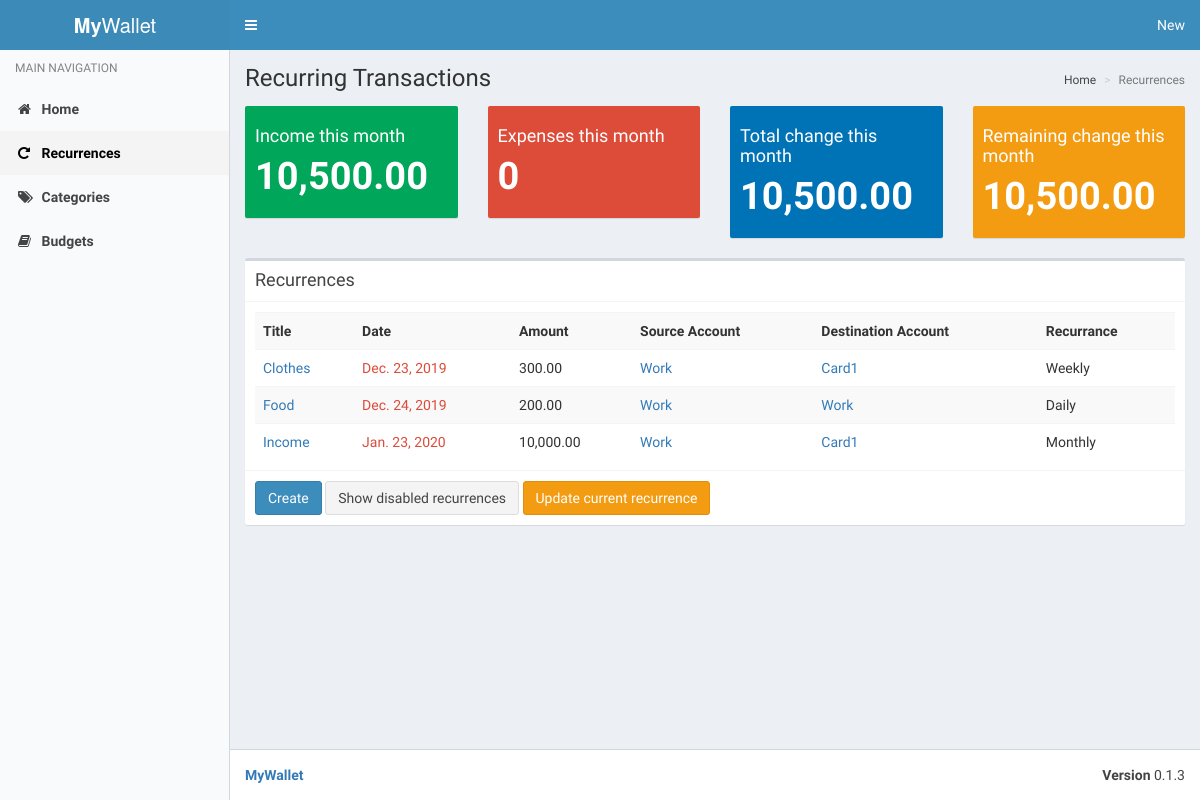
/recurrences/ (signed in), run on an earlier commit of the app's database.
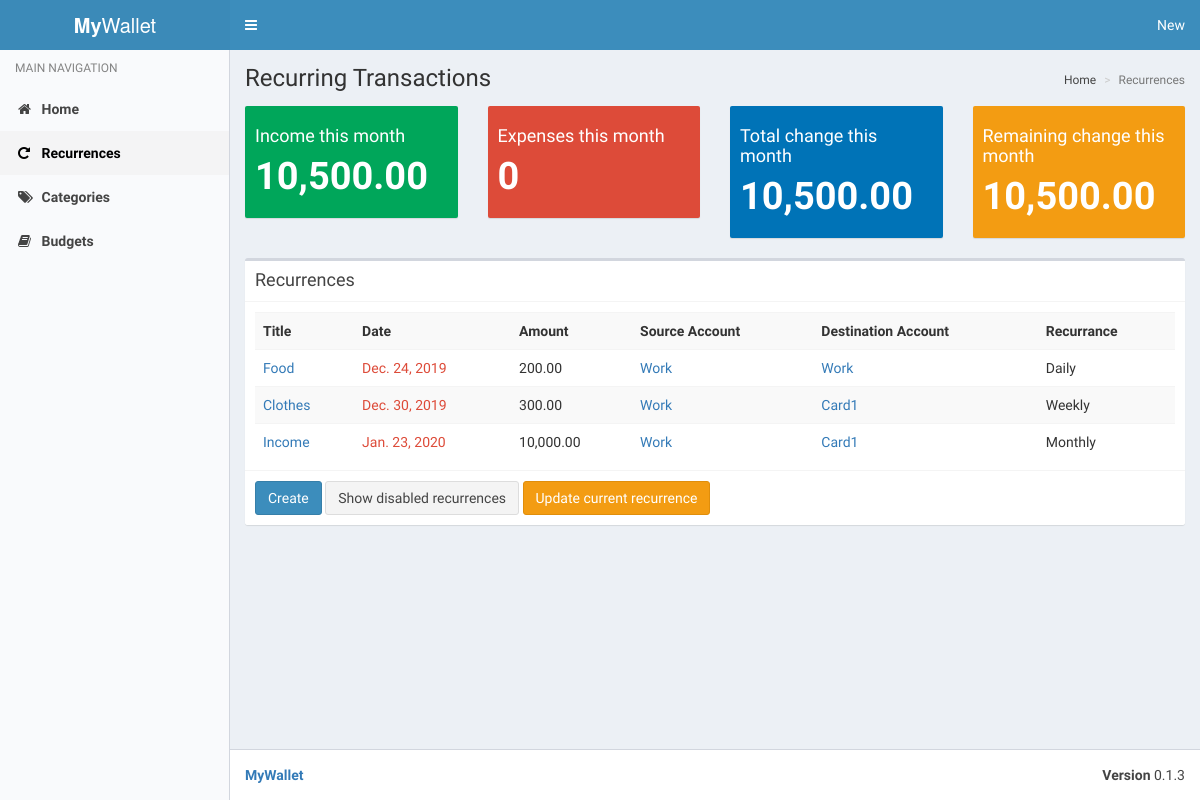
And on a later commit of the database.
### MyWallet/models.py (models this page shows, shortened)
class RecurringTransaction(models.Model):
    DISABLED = 0
    MONTHLY = 1
    QUARTERLY = 2
    BIANNUALLY = 3
    ANNUALLY = 4
    WEEKLY = 5
    DAILY = 6
    RECCURENCE_OPTIONS = (
        (DISABLED, _('Disabled')),
        (DAILY, _('Daily')),
        (WEEKLY, _('Weekly')),
        (MONTHLY, _('Monthly')),
        (QUARTERLY, _('Quarterly')),
        (BIANNUALLY, _('Biannually')),
        (ANNUALLY, _('Annually'))
        )
    SAME_DAY = 0
    PREVIOUS_WEEKDAY = 1
    NEXT_WEEKDAY = 2
    SKIP = 3
    WEEKEND_SKIPPING = (
        (SKIP, _('Skip recurrence')),
        (SAME_DAY, _('Same day')),
        (PREVIOUS_WEEKDAY, _('Previous weekday')),
        (NEXT_WEEKDAY, _('Next weekday'))
    )
    class Meta:
        ordering = ['date']
    objects = RecurringTransactionManager()
    title = models.CharField(max_length=64)
    amount = models.DecimalField(max_digits=10, decimal_places=2)
    usual_month_day = models.PositiveIntegerField(default=0)
    date = models.DateField()
    src = models.ForeignKey(Account, models.CASCADE)
    dst = models.ForeignKey(Account, models.CASCADE,
                            related_name='opposing_recurring_transactions')
    interval = models.IntegerField(choices=RECCURENCE_OPTIONS)
    transaction_type = models.IntegerField(choices=Transaction.TRANSACTION_TYPES[:3])
    category = models.ForeignKey(Category, models.SET_NULL, null=True, blank=True)
    last_modified = models.DateTimeField(auto_now=True)
    multiplier = models.PositiveIntegerField(default=1)
    weekend_handling = models.IntegerField(default=SAME_DAY, choices=WEEKEND_SKIPPING)
    def get_absolute_url(self):
        return reverse('recurrence_detail', args=[self.pk])
    @property
    def is_due(self):
        return date.today() >= self.date
    @property
    def get_recurrence(self):
        for r, name in self.RECCURENCE_OPTIONS:
            if r == self.interval:
                return name
    @property
    def signed_amount(self):
        if self.transaction_type == Transaction.WITHDRAW:
            return -self.amount
        else:
            return self.amount
    @property
    def is_withdraw(self):
        return self.transaction_type == Transaction.WITHDRAW
    @property
    def is_deposit(self):
        return self.transaction_type == Transaction.DEPOSIT

class Account(models.Model):
    PERSONAL = 1
    FOREIGN = 2
    SYSTEM = 3
    ACCOUNT_TYPES = (
        (PERSONAL, _('Personal')),
        (FOREIGN, _('Foreign')),
        (SYSTEM, _('System')),
    )
    name = models.CharField(max_length=64)
    account_type = models.IntegerField(choices=ACCOUNT_TYPES, default=PERSONAL)
    active = models.BooleanField(default=True)
    last_modified = models.DateTimeField(auto_now=True)
    show_on_dashboard = models.BooleanField(default=False)
    iban = models.CharField(max_length=34, blank=True, null=True)
    objects = AccountQuerySet.as_manager()
    class Meta:
        ordering = ['-active', 'name']
        unique_together = (('name', 'account_type'),)
    def __str__(self):
        return self.name

### MyWallet/views/recurrences.py (the view)
class RecurringTransactionIndex(LoginRequiredMixin, generic.ListView):
    template_name = 'MyWallet/recurring_transactions.html'
    context_object_name = 'transactions'
    queryset = RecurringTransaction.objects.exclude(interval=RecurringTransaction.DISABLED)
    def get_context_data(self, **kwargs):
        context = super().get_context_data(**kwargs)
        context['menu'] = 'recurrences'
        income = 0
        expenses = 0
        today = date.today()
        last = last_day_of_month(today)
        remaining = 0
        for t in context['transactions']:
            if t.transaction_type == Transaction.WITHDRAW:
                expenses += t.amount
                if t.date <= last:
                    remaining -= t.amount
            else:
                income += t.amount
                if t.date <= last:
                    remaining += t.amount
        context['expenses'] = expenses
        context['income'] = income
        context['total'] = income - expenses
        context['remaining'] = remaining
        return context

### MyWallet/lib.py (called while the page is built)
def last_day_of_month(any_day):
    next_month = any_day.replace(day=28) + datetime.timedelta(days=4)
    return next_month - datetime.timedelta(days=next_month.day)

### MyWallet/templates/MyWallet/recurring_transactions.html (shortened to what this page needs)
{% extends 'MyWallet/base.html' %}
{% load i18n %}
{% load humanize %}
{% block content_header %}
<h1>{% trans 'Recurring Transactions' %}
</h1>
<ol class="breadcrumb">
  <li><a href="/">{% trans 'Home' %}</a></li>
  <li class="active">{% trans 'Recurrences' %}</li>
</ol>
{% endblock %}
{% block content %}
<div class="row">
  <div class="col-md-3">
    <div class="small-box bg-green">
      <div class="inner">
        <h4>{% trans 'Income this month' %}</h4>
        <h3>{{ income|intcomma }}</h3>
      </div>
    </div>
  </div>
  <div class="col-md-3">
    <div class="small-box bg-red">
      <div class="inner">
        <h4>{% trans 'Expenses this month' %}</h4>
        <h3>{{ expenses|intcomma }}</h3>
      </div>
    </div>
  </div>
  <div class="col-md-3">
    <div class="small-box bg-blue">
      <div class="inner">
        <h4>{% trans 'Total change this month' %}</h4>
        <h3>{{ total|intcomma }}</h3>
      </div>
    </div>
  </div>
<div class="col-md-3">
    <div class="small-box bg-yellow">
      <div class="inner">
        <h4>{% trans 'Remaining change this month' %}</h4>
        <h3>{{ remaining|intcomma }}</h3>
      </div>
    </div>
  </div>
</div>
<div class="box">
<div class="box-header with-border">
  <h3 class="box-title">{% trans 'Recurrences' %}</h3>
</div>
<div class="box-body">
<table class="table table-striped">
  <tr>
    <th>{% trans 'Title' %}</th>
    <th>{% trans 'Date' %}</th>
    <th>{% trans 'Amount' %}</th>
    <th class="hidden-xs">{% trans 'Source Account' %}</th>
    <th class="hidden-xs">{% trans 'Destination Account' %}</th>
    <th class="hidden-xs">{% trans 'Recurrance' %}</th>
  </tr>
{% for transaction in transactions %}
<tr>
  <td><a href="{{ transaction.get_absolute_url }}">{{ transaction.title }}</a></td>
  <td{% if transaction.is_due %} class="text-red"{% endif %}>{{ transaction.date }}</td>
  <td{% if transaction.is_deposit %} class="text-green"{% elif transaction.is_withdraw %} class="text-red" {% endif %}>{{ transaction.signed_amount|intcomma }}</td>
  <td class="hidden-xs"><a href="{{ transaction.src.get_absolute_url }}">{{ transaction.src }}</a></td>
  <td class="hidden-xs"><a href="{{ transaction.dst.get_absolute_url }}">{{ transaction.dst }}</a></td>
  <td class="hidden-xs">{{ transaction.get_recurrence }}</td>
{% endfor %}
</table>
</div>
<div class="box-footer">
  <a href="{% url 'recurrence_create' %}" class="btn btn-primary">{% trans 'Create' %}</a>
  <a href="{% url 'disabled_recurrences' %}" class="btn btn-default">{% trans 'Show disabled recurrences' %}</a>
  <form style="display: inline-block;" method="POST" action="{% url 'update_current_recurrences' %}">
    <button class="btn btn-warning">{% trans 'Update current recurrence' %}</button>
  </form>
</div>
</div>
{% endblock %}

What changed in the data, as far as the page shows it:
shown differently, row unchanged: RecurringTransaction "Food": moves up the list
changed RecurringTransaction "Clothes": date "Dec. 23, 2019" → "Dec. 30, 2019"
